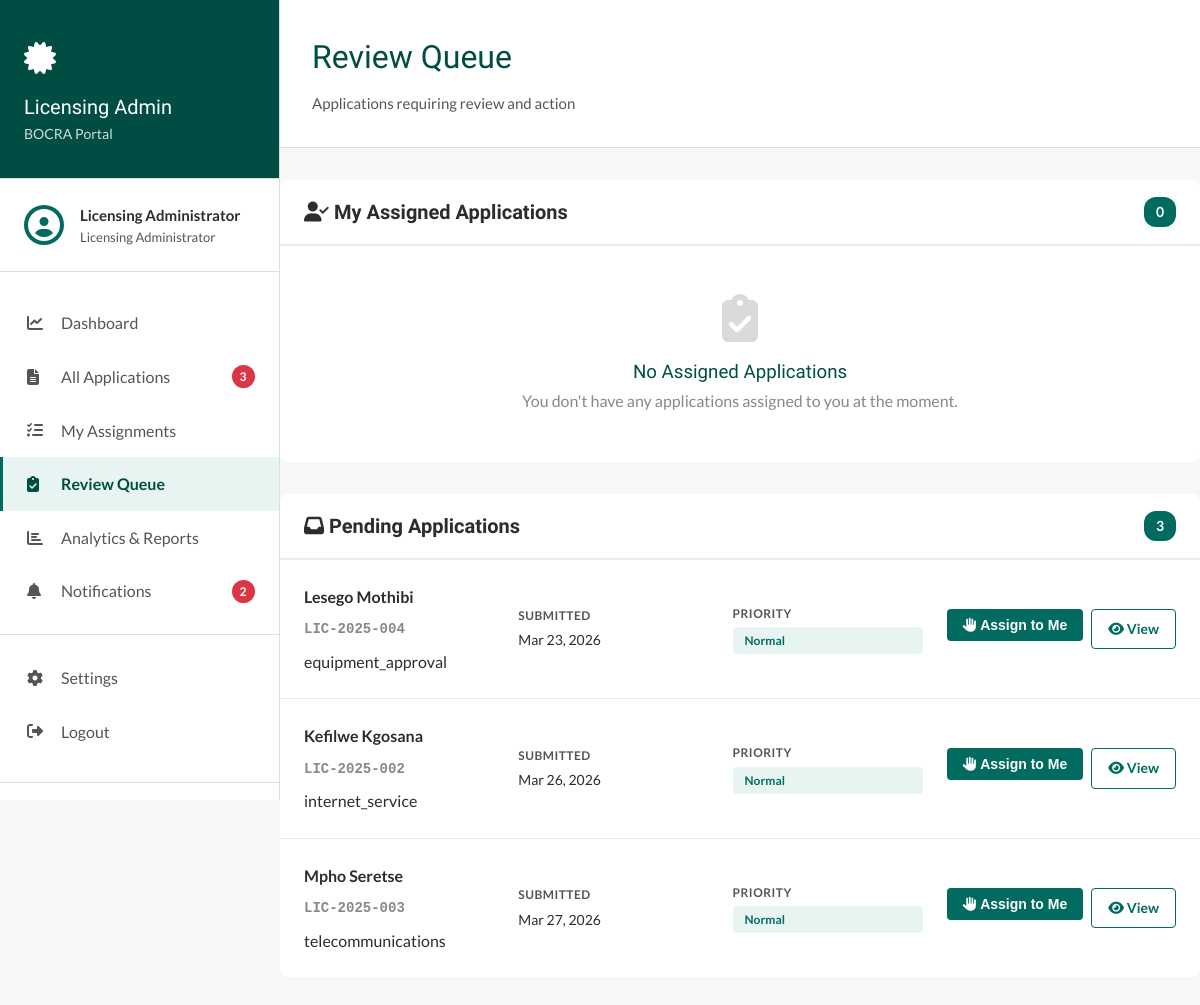
Page /licensing-admin/review-queue.php (signed in) on the committed database.
### tables this page shows
CREATE TABLE license_applications (
    id INT AUTO_INCREMENT PRIMARY KEY,
    application_number VARCHAR(50) NOT NULL UNIQUE,
    applicant_name VARCHAR(255) NOT NULL,
    applicant_email VARCHAR(255) NOT NULL,
    applicant_phone VARCHAR(50) NOT NULL,
    company_name VARCHAR(255),
    license_type ENUM('telecommunications', 'broadcasting', 'postal', 'internet_service', 'spectrum', 'equipment_approval') NOT NULL,
    business_type ENUM('individual', 'company', 'ngo', 'government') NOT NULL,
    registration_number VARCHAR(100),
    tax_number VARCHAR(100),
    physical_address TEXT NOT NULL,
    postal_address TEXT,
    business_description TEXT,
    proposed_services TEXT,
    technical_capacity TEXT,
    financial_capacity TEXT,
    status ENUM('draft', 'submitted', 'under_review', 'pending_documents', 'approved', 'rejected', 'withdrawn') DEFAULT 'submitted',
    priority ENUM('normal', 'high', 'urgent') DEFAULT 'normal',
    assigned_to INT NULL,
    reviewer_notes TEXT,
    rejection_reason TEXT,
    documents_uploaded JSON,
    submission_date TIMESTAMP DEFAULT CURRENT_TIMESTAMP,
    review_started_at TIMESTAMP NULL,
    reviewed_at TIMESTAMP NULL,
    approved_at TIMESTAMP NULL,
    created_at TIMESTAMP DEFAULT CURRENT_TIMESTAMP,
    updated_at TIMESTAMP DEFAULT CURRENT_TIMESTAMP ON UPDATE CURRENT_TIMESTAMP,
    FOREIGN KEY (assigned_to) REFERENCES users(id) ON DELETE SET NULL,
    INDEX idx_status (status),
    INDEX idx_license_type (license_type),
    INDEX idx_submission_date (submission_date),
    INDEX idx_assigned_to (assigned_to)
);

### backend/config.php (called while the page is built, shortened)
<?php
function getDB() {
    static $pdo = null;
    if ($pdo === null) {
        try {
            $pdo = new PDO(
                "mysql:host=" . DB_HOST . ";dbname=" . DB_NAME . ";charset=utf8mb4",
                DB_USER,
                DB_PASS,
                [
                    PDO::ATTR_ERRMODE => PDO::ERRMODE_EXCEPTION,
                    PDO::ATTR_DEFAULT_FETCH_MODE => PDO::FETCH_ASSOC,
                    PDO::ATTR_EMULATE_PREPARES => false
                ]
            );
        } catch (PDOException $e) {
            die("Database connection failed: " . $e->getMessage());
        }
    }
    return $pdo;
}
function dbQuery($sql, $params = []) {
    $pdo = getDB();
    $stmt = $pdo->prepare($sql);
    $stmt->execute($params);
    return $stmt->fetchAll();
}

### licensing-admin/review-queue.php (the view, shortened to what this page needs)
<?php
require_once __DIR__ . '/../backend/config.php';
$user_id = $_SESSION['user_id'];
$sql = "SELECT * FROM license_applications
        WHERE status IN ('submitted', 'pending_documents')
        ORDER BY submission_date ASC";
$pending_applications = dbQuery($sql);
$sql = "SELECT * FROM license_applications
        WHERE assigned_to = ? AND status = 'under_review'
        ORDER BY submission_date ASC";
$my_assigned = dbQuery($sql, [$user_id]);
?>
<!DOCTYPE html>
<html lang="en">
<head>
    <link rel="stylesheet" href="https://cdnjs.cloudflare.com/ajax/libs/font-awesome/6.4.0/css/all.min.css">
    <link rel="stylesheet" href="<?php echo BASE_URL; ?>/assets/portal-styles.css">
</head>
<body>
    <?php include 'sidebar.php'; ?>
    <div class="main-content">
        <div class="content-header">
            <div>
                <h1>Review Queue</h1>
                <p>Applications requiring review and action</p>
            </div>
        </div>
        <div class="queue-section">
            <div class="queue-header">
                <h2><i class="fas fa-user-check"></i> My Assigned Applications</h2>
                <span class="queue-count"><?php echo count($my_assigned); ?></span>
            </div>
            <div class="queue-list">
                <?php if (empty($my_assigned)): ?>
                    <div class="empty-queue">
                        <i class="fas fa-clipboard-check"></i>
                        <h3>No Assigned Applications</h3>
                        <p>You don't have any applications assigned to you at the moment.</p>
                    </div>
                <?php endif; ?>
            </div>
        </div>
        <div class="queue-section">
            <div class="queue-header">
                <h2><i class="fas fa-inbox"></i> Pending Applications</h2>
                <span class="queue-count"><?php echo count($pending_applications); ?></span>
            </div>
            <div class="queue-list">
                <?php if (empty($pending_applications)): ?>
                    <div class="empty-queue">
                        <i class="fas fa-check-double"></i>
                        <h3>All Caught Up!</h3>
                        <p>There are no pending applications requiring assignment.</p>
                    </div>
                <?php else: ?>
                    <?php foreach ($pending_applications as $app):
                        $days_waiting = floor((time() - strtotime($app['submission_date'])) / 86400);
                        $is_urgent = $days_waiting > 7;
                    ?>
                        <div class="queue-item">
                            <div class="item-main">
                                <div class="item-title"><?php echo htmlspecialchars($app['applicant_name']); ?></div>
                                <div class="item-subtitle">
                                    <span style="font-family: monospace; font-weight: 600;"><?php echo htmlspecialchars($app['application_number']); ?></span>
                                </div>
                                <span class="license-type-badge"><?php echo htmlspecialchars($app['license_type']); ?></span>
                            </div>
                            <div class="item-meta">
                                <span class="meta-label">Submitted</span>
                                <span class="meta-value"><?php echo date('M d, Y', strtotime($app['submission_date'])); ?></span>
                            </div>
                            <div class="item-meta">
                                <span class="meta-label">Priority</span>
                                <span class="priority-badge priority-<?php echo $is_urgent ? 'high' : 'normal'; ?>">
                                    <?php echo $is_urgent ? 'High Priority' : 'Normal'; ?>
                                </span>
                            </div>
                            <div style="display: flex; gap: 0.5rem;">
                                <form method="POST" style="display: inline;">
                                    <button type="submit" class="assign-btn">
                                        <i class="fas fa-hand-paper"></i> Assign to Me
                                    </button>
                                </form>
                                <a href="view-application.php?id=<?php echo $app['id']; ?>" class="view-btn">
                                    <i class="fas fa-eye"></i> View
                                </a>
                            </div>
                        </div>
                    <?php endforeach; ?>
                <?php endif; ?>
            </div>
        </div>
    </div>
</body>
</html>

### assets/portal-styles.css (style rules this page uses)
:root { --teal: #006B5E; --teal-dark: #004D43; --teal-light: #E8F4F2; --gold: #C9A227; --charcoal: #2C2C2C; --mid: #555555; --light: #888888; --border: #DDDDDD; --bg: #F7F7F5; --white: #FFFFFF; --danger: #DC3545; --success: #28A745; --warning: #FFC107; --info: #17A2B8; }
* { margin: 0; padding: 0; box-sizing: border-box; }
body { font-family: 'Lato', sans-serif; color: var(--charcoal); line-height: 1.6; background: var(--bg); }
h1, h2, h3, h4, h5, h6 { font-family: 'Forum', serif; font-weight: 400; color: var(--teal-dark); }
.main-content { flex: 1; margin-left: 280px; background: var(--bg); }
body { display: flex; margin: 0; padding: 0; }
.content-header { background: var(--white); padding: 2rem; border-bottom: 1px solid var(--border); margin-bottom: 2rem; }
.content-header h1 { font-size: 2rem; margin-bottom: 0.5rem; }
.content-header p { color: var(--mid); font-size: 0.9375rem; }

### licensing-admin/review-queue.php (style rules this page uses)
.queue-section { margin-bottom: 2rem; }
.queue-header { background: white; padding: 1rem 1.5rem; border-radius: 8px 8px 0 0; border-bottom: 2px solid #e9ecef; display: flex; justify-content: space-between; align-items: center; }
.queue-header h2 { font-size: 1.25rem; font-weight: 700; color: #2C2C2C; margin: 0; }
.queue-count { background: #006B5E; color: white; padding: 0.25rem 0.75rem; border-radius: 12px; font-size: 0.875rem; font-weight: 700; }
.queue-list { background: white; border-radius: 0 0 8px 8px; }
.queue-item { padding: 1.5rem; border-bottom: 1px solid #e9ecef; display: grid; grid-template-columns: 1fr 1fr 1fr auto; gap: 1.5rem; align-items: center; }
.queue-item:last-child { border-bottom: none; }
.item-main { display: flex; flex-direction: column; gap: 0.5rem; }
.item-title { font-weight: 700; color: #2C2C2C; font-size: 1rem; }
.item-subtitle { font-size: 0.875rem; color: #888; }
.item-meta { display: flex; flex-direction: column; gap: 0.25rem; font-size: 0.875rem; }
.meta-label { font-weight: 600; color: #555; font-size: 0.75rem; text-transform: uppercase; letter-spacing: 0.5px; }
.meta-value { color: #2C2C2C; }
.priority-badge { display: inline-block; padding: 0.25rem 0.75rem; border-radius: 4px; font-size: 0.75rem; font-weight: 700; }
.priority-normal { background: #E8F4F2; color: #006B5E; }
.assign-btn { padding: 0.5rem 1rem; background: #006B5E; color: white; border: none; border-radius: 4px; font-size: 0.875rem; font-weight: 600; cursor: pointer; white-space: nowrap; }
.view-btn { padding: 0.5rem 1rem; background: white; color: #006B5E; border: 1px solid #006B5E; border-radius: 4px; font-size: 0.875rem; font-weight: 600; cursor: pointer; text-decoration: none; display: inline-block; }
.empty-queue { padding: 3rem; text-align: center; color: #888; }
.empty-queue i { font-size: 3rem; margin-bottom: 1rem; opacity: 0.3; }

### rows in the picture
license_applications: applicant_name "Lesego Mothibi", application_number "LIC-2025-004", license_type "equipment_approval", submission_date "Mar 23, 2026", shows "Normal"
license_applications: applicant_name "Kefilwe Kgosana", application_number "LIC-2025-002", license_type "internet_service", submission_date "Mar 26, 2026", shows "Normal"
license_applications: applicant_name "Mpho Seretse", application_number "LIC-2025-003", license_type "telecommunications", submission_date "Mar 27, 2026", shows "Normal"

### other values in the picture
$_SESSION['name'] "Licensing Administrator"
$pending "3"
$unread "2"
count($my_assigned) "0"
count($pending_applications) "3"
